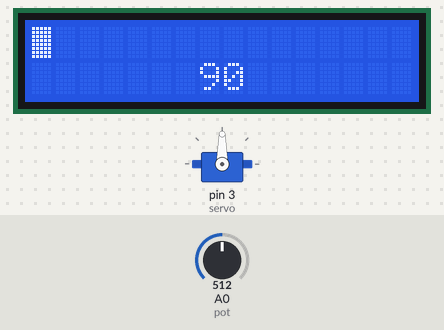
Bench run of a sketch on a simulated Arduino Uno, built with avr-gcc and run on an emulated ATmega328P. Parts: 16×2 character LCD, servo. Inputs (shaded band) come from the test bench; at power-on: A0 (pot) = 512.

Above: at 1.2 s.
1.3 s: A0 (pot) set to 716
At 1.9 s:
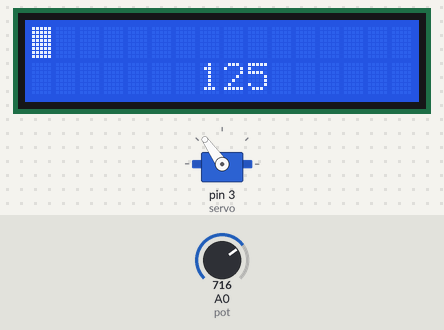
2.8 s: A0 (pot) set to 900
At 3.1 s:
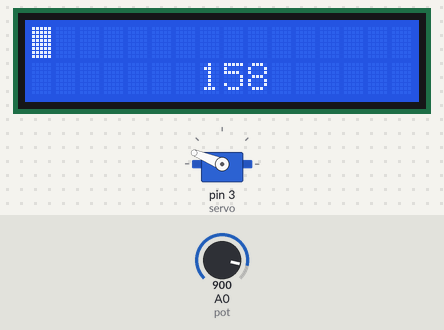
4.3 s: A0 (pot) set to 1023
At 5.4 s:
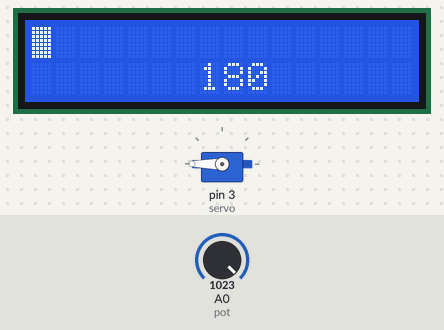
5.8 s: A0 (pot) set to 306
At 6.6 s:
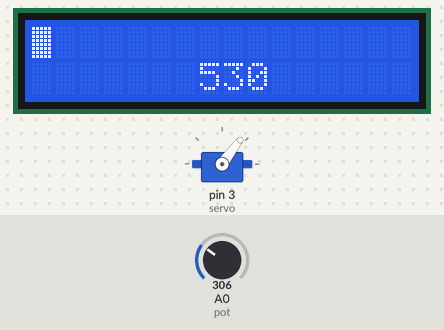
7.3 s: A0 (pot) set to 122
At 7.7 s:
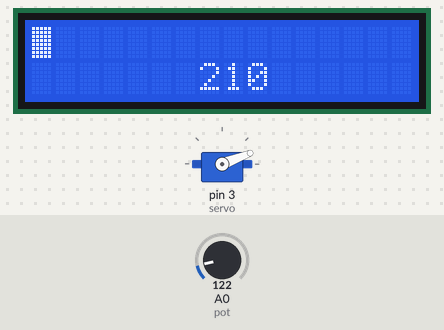
8.8 s: A0 (pot) set to 0
At 10.1 s:
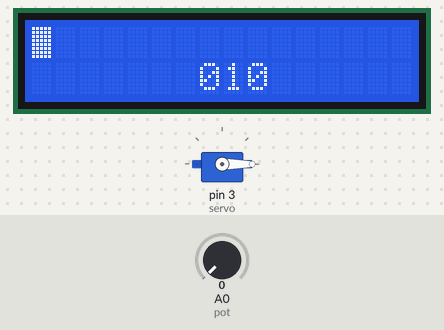
Timing chart, 0 to 11.3 s (numbered marks = the images above; inputs shaded):
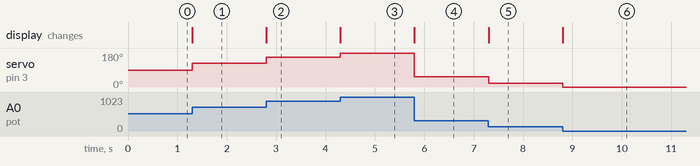

The sketch:

adaptive_steering_system.ino
```cpp
#include <Servo.h>
#include <LiquidCrystal.h>
Servo servo;
int pot = 0;

int val;

LiquidCrystal lcd(7, 9, 10, 11, 12, 13);

byte v1[8] = {
 B11111,
 B11111,
 B11111,
 B11111,
 B11111,
 B11111,
 B11111,
 B11111
};

void setup() {
  lcd.createChar(0, v1);

  lcd.begin(16, 2);
  servo.attach(3);
}

void loop() {


  val = analogRead(pot);
  val = map(val, 0, 1023, 0, 180);

  servo.write(val);

   lcd.setCursor(0,0);
   lcd.write(byte(0));

    lcd.setCursor(7,1);
    lcd.print(val);


  }
```

Measured:
- after the input at 1.3 s, servo on pin 3 (servo): 90° → 125° at once; the display: changes at once (image 1)
- after the input at 2.8 s, servo on pin 3 (servo): 125° → 158° at once; the display: changes at once (image 2)
- after the input at 4.3 s, servo on pin 3 (servo): 158° → 180° at once; the display: changes at once (image 3)
- after the input at 5.8 s, servo on pin 3 (servo): 180° → 53° at once; the display: changes at once (image 4)
- after the input at 7.3 s, servo on pin 3 (servo): 53° → 21° at once; the display: changes at once (image 5)
- after the input at 8.8 s, servo on pin 3 (servo): 21° → 0° at once; the display: changes at once (image 6)
